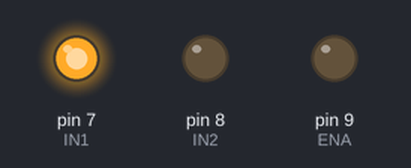
Recording of a sketch running on a simulated Arduino Uno, built with avr-gcc and run on an emulated ATmega328P. Parts: output pins drawn as LEDs (lit = HIGH).

Above: at 0.5 s.
At 2.0 s:
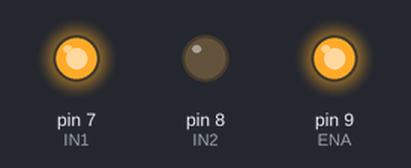
Timing chart, 0 to 5.3 s (numbered marks = the images above):
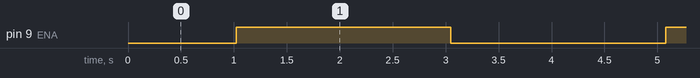

The sketch:

vel-rapida.ino
```cpp
// Fallo (lección 10): rampas de 1 s en lugar de 2 s.
const int IN1 = 7;
const int IN2 = 8;
const int ENA = 9;

void setup() {
  pinMode(IN1, OUTPUT);
  pinMode(IN2, OUTPUT);
  digitalWrite(IN1, HIGH);
  digitalWrite(IN2, LOW);
}

void loop() {
  for (int v = 0; v <= 255; v++) {
    analogWrite(ENA, v);
    delay(4);
  }
  delay(1000);
  for (int v = 255; v >= 0; v--) {
    analogWrite(ENA, v);
    delay(4);
  }
  delay(1000);
}
```

Measured:
- by itself, pin 9 (ENA): alternates HIGH for 2.0 s and LOW for 2.0 s
